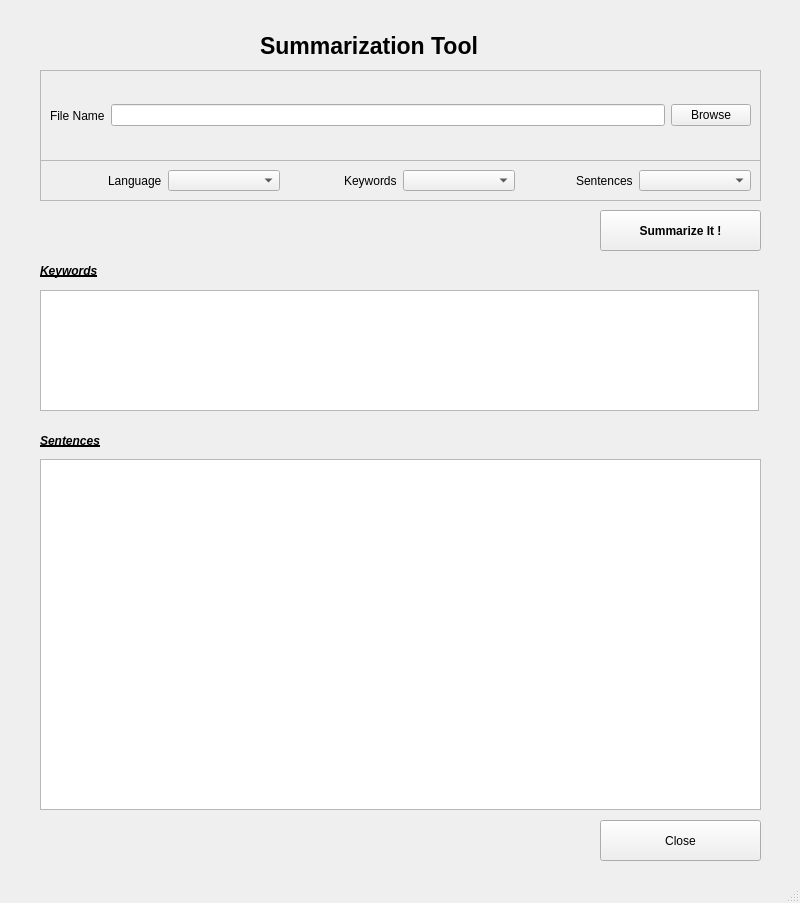
<?xml version="1.0" encoding="UTF-8"?>
<ui version="4.0">
 <class>MainWindow</class>
 <widget class="QMainWindow" name="MainWindow">
  <property name="geometry">
   <rect>
    <x>0</x>
    <y>0</y>
    <width>800</width>
    <height>903</height>
   </rect>
  </property>
  <property name="windowTitle">
   <string>MainWindow</string>
  </property>
  <widget class="QWidget" name="centralwidget">
   <widget class="QFrame" name="frame">
    <property name="geometry">
     <rect>
      <x>40</x>
      <y>70</y>
      <width>721</width>
      <height>91</height>
     </rect>
    </property>
    <property name="frameShape">
     <enum>QFrame::StyledPanel</enum>
    </property>
    <property name="frameShadow">
     <enum>QFrame::Raised</enum>
    </property>
    <layout class="QHBoxLayout" name="horizontalLayout">
     <item>
      <widget class="QLabel" name="label">
       <property name="font">
        <font>
         <family>Arial</family>
        </font>
       </property>
       <property name="text">
        <string>File Name</string>
       </property>
      </widget>
     </item>
     <item>
      <widget class="QLineEdit" name="lineEdit"/>
     </item>
     <item>
      <widget class="QPushButton" name="pushButton">
       <property name="font">
        <font>
         <family>Arial</family>
        </font>
       </property>
       <property name="text">
        <string>Browse</string>
       </property>
      </widget>
     </item>
    </layout>
   </widget>
   <widget class="QPushButton" name="pushButton_2">
    <property name="geometry">
     <rect>
      <x>600</x>
      <y>210</y>
      <width>161</width>
      <height>41</height>
     </rect>
    </property>
    <property name="font">
     <font>
      <family>Arial</family>
      <weight>75</weight>
      <bold>true</bold>
     </font>
    </property>
    <property name="text">
     <string>Summarize It !</string>
    </property>
   </widget>
   <widget class="QWidget" name="layoutWidget">
    <property name="geometry">
     <rect>
      <x>40</x>
      <y>459</y>
      <width>721</width>
      <height>351</height>
     </rect>
    </property>
    <layout class="QHBoxLayout" name="horizontalLayout_2">
     <item>
      <widget class="QTextBrowser" name="textBrowser"/>
     </item>
    </layout>
   </widget>
   <widget class="QPushButton" name="pushButton_3">
    <property name="geometry">
     <rect>
      <x>600</x>
      <y>820</y>
      <width>161</width>
      <height>41</height>
     </rect>
    </property>
    <property name="font">
     <font>
      <family>Arial</family>
     </font>
    </property>
    <property name="text">
     <string>Close</string>
    </property>
   </widget>
   <widget class="QLabel" name="label_2">
    <property name="geometry">
     <rect>
      <x>260</x>
      <y>30</y>
      <width>281</width>
      <height>31</height>
     </rect>
    </property>
    <property name="font">
     <font>
      <family>Arial</family>
      <pointsize>17</pointsize>
      <weight>75</weight>
      <bold>true</bold>
      <underline>false</underline>
     </font>
    </property>
    <property name="text">
     <string>Summarization Tool</string>
    </property>
   </widget>
   <widget class="QFrame" name="frame_2">
    <property name="geometry">
     <rect>
      <x>40</x>
      <y>160</y>
      <width>721</width>
      <height>41</height>
     </rect>
    </property>
    <property name="frameShape">
     <enum>QFrame::StyledPanel</enum>
    </property>
    <property name="frameShadow">
     <enum>QFrame::Raised</enum>
    </property>
    <layout class="QHBoxLayout" name="horizontalLayout_3">
     <item alignment="Qt::AlignRight">
      <widget class="QLabel" name="label_3">
       <property name="font">
        <font>
         <family>Arial</family>
        </font>
       </property>
       <property name="text">
        <string>Language</string>
       </property>
      </widget>
     </item>
     <item>
      <widget class="QComboBox" name="comboBox"/>
     </item>
     <item alignment="Qt::AlignRight">
      <widget class="QLabel" name="label_4">
       <property name="font">
        <font>
         <family>Arial</family>
        </font>
       </property>
       <property name="text">
        <string>Keywords</string>
       </property>
      </widget>
     </item>
     <item>
      <widget class="QComboBox" name="comboBox_2"/>
     </item>
     <item alignment="Qt::AlignRight">
      <widget class="QLabel" name="label_5">
       <property name="font">
        <font>
         <family>Arial</family>
        </font>
       </property>
       <property name="text">
        <string>Sentences</string>
       </property>
      </widget>
     </item>
     <item>
      <widget class="QComboBox" name="comboBox_3"/>
     </item>
    </layout>
   </widget>
   <widget class="QLabel" name="label_6">
    <property name="geometry">
     <rect>
      <x>40</x>
      <y>420</y>
      <width>101</width>
      <height>41</height>
     </rect>
    </property>
    <property name="font">
     <font>
      <family>Arial</family>
      <weight>75</weight>
      <italic>true</italic>
      <bold>true</bold>
      <underline>true</underline>
     </font>
    </property>
    <property name="text">
     <string>Sentences</string>
    </property>
   </widget>
   <widget class="QTextBrowser" name="textBrowser_2">
    <property name="geometry">
     <rect>
      <x>40</x>
      <y>290</y>
      <width>719</width>
      <height>121</height>
     </rect>
    </property>
   </widget>
   <widget class="QLabel" name="label_7">
    <property name="geometry">
     <rect>
      <x>40</x>
      <y>250</y>
      <width>101</width>
      <height>41</height>
     </rect>
    </property>
    <property name="font">
     <font>
      <family>Arial</family>
      <weight>75</weight>
      <italic>true</italic>
      <bold>true</bold>
      <underline>true</underline>
     </font>
    </property>
    <property name="text">
     <string>Keywords</string>
    </property>
   </widget>
  </widget>
  <widget class="QMenuBar" name="menubar">
   <property name="geometry">
    <rect>
     <x>0</x>
     <y>0</y>
     <width>800</width>
     <height>21</height>
    </rect>
   </property>
  </widget>
  <widget class="QStatusBar" name="statusbar"/>
 </widget>
 <resources/>
 <connections/>
</ui>
